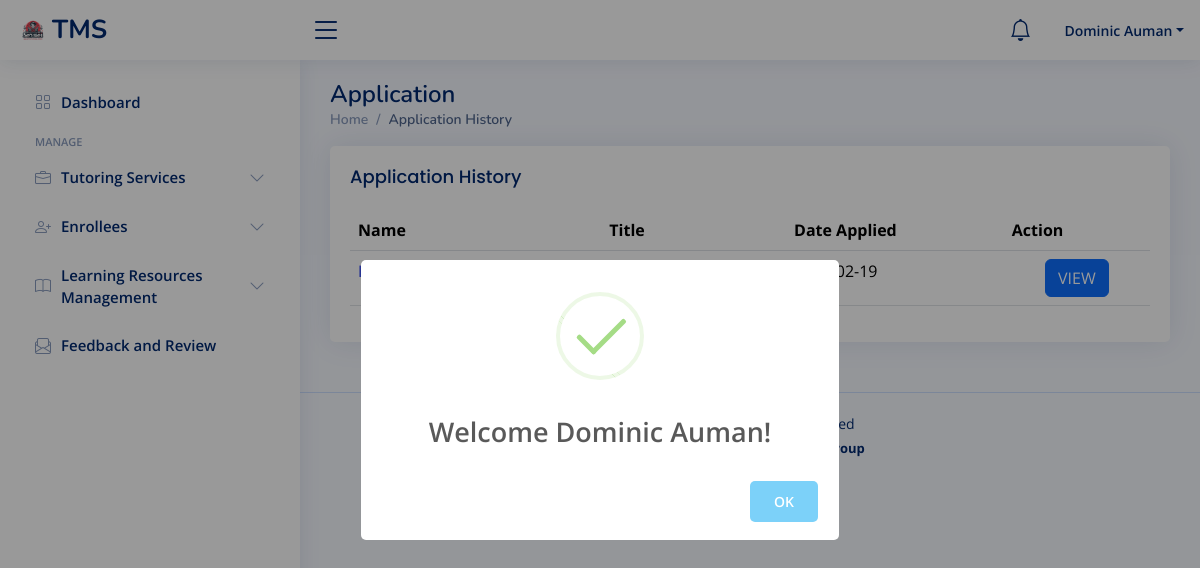
Page /tutor/applicant_history.php (signed in) on the earlier database version.
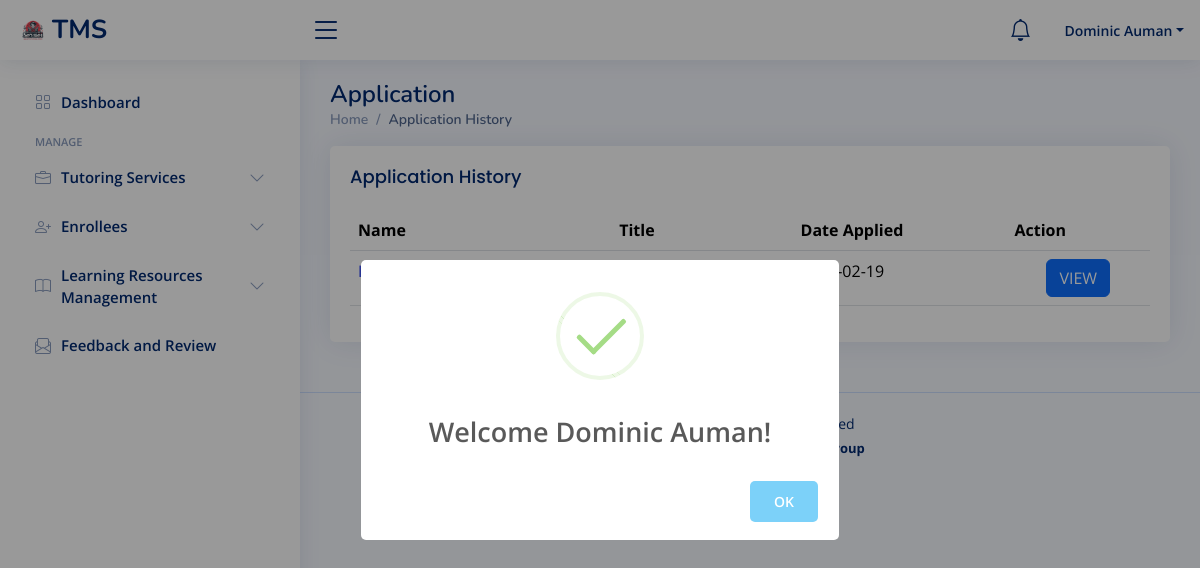
Same page on the later database version.
### tables this page shows
CREATE TABLE `tutorial_application` (
  `application_id` int(11) NOT NULL AUTO_INCREMENT,
  `job_id` int(20) NOT NULL,
  `module_id` int(20) NOT NULL,
  `tutor_id` int(20) NOT NULL,
  `student_id` int(20) NOT NULL,
  `modoftutoring` varchar(255) NOT NULL,
  `parentcontact` varchar(255) NOT NULL,
  `learningdisabilities` varchar(255) NOT NULL,
  `additionalcomment` varchar(255) NOT NULL,
  `paymentStatus` varchar(255) NOT NULL DEFAULT 'Unpaid',
  `applicationStatus` varchar(255) NOT NULL DEFAULT 'Pending',
  `date_applied` timestamp NOT NULL DEFAULT current_timestamp() ON UPDATE current_timestamp(),
  PRIMARY KEY (`application_id`),
  KEY `job_id` (`job_id`),
  KEY `module_id` (`module_id`),
  KEY `tutor_id` (`tutor_id`),
  KEY `student_id` (`student_id`),
  CONSTRAINT `tutorial_application_ibfk_1` FOREIGN KEY (`module_id`) REFERENCES `tutorial_module` (`module_id`) ON DELETE CASCADE ON UPDATE NO ACTION,
  CONSTRAINT `tutorial_application_ibfk_2` FOREIGN KEY (`tutor_id`) REFERENCES `tutor` (`user_id`) ON DELETE CASCADE ON UPDATE NO ACTION,
  CONSTRAINT `tutorial_application_ibfk_3` FOREIGN KEY (`student_id`) REFERENCES `student` (`user_id`) ON DELETE CASCADE ON UPDATE NO ACTION,
  CONSTRAINT `tutorial_application_ibfk_4` FOREIGN KEY (`job_id`) REFERENCES `tutorial_services` (`job_id`) ON DELETE CASCADE ON UPDATE NO ACTION
);

### tutor/applicant_history.php (the view, shortened to what this page needs)
<?php
 include("./include/header.php");
 include("./include/topbar.php");
 include("./include/sidebar.php");
?>
<div class="pagetitle">
      <h1>Application</h1>
      <nav>
        <ol class="breadcrumb">
          <li class="breadcrumb-item"><a href="index.php">Home</a></li>
          <li class="breadcrumb-item active">Application History</li>
        </ol>
      </nav>
    </div>
    <section class="section">
      <div class="row">
        <div class="col-lg-12">
          <div class="card">
            <div class="card-body">
              <h5 class="card-title">Application History</h5>
              <table class="table datatable">
                <thead>
                  <tr>
                  <th scope="col">Name</th>
                    <th scope="col">Title</th>
                    <th scope="col">Date Applied</th>
                    <th scope="col">Action</th>
                  </tr>
                </thead>
                <tbody>
                <?php
                $user_id = $_SESSION['auth_user']['user_id'];
                $query = "SELECT
                student.firstname,
                student.middlename,
                student.lastname,
                student.suffix,
                student.user_id,
                tutorial_services.title,
                tutorial_application.application_id,
                tutorial_application.applicationStatus,
                tutorial_application.date_applied,
                tutorial_module.module_title
            FROM
                tutorial_services
                INNER JOIN
                tutorial_application
                ON
                    tutorial_services.job_id = tutorial_application.job_id
                INNER JOIN
                student
                ON
                    student.user_id = tutorial_application.student_id
                INNER JOIN
                tutorial_module
                ON
                    tutorial_services.job_id = tutorial_module.job_id AND
                    tutorial_application.module_id = tutorial_module.module_id
            WHERE
                tutorial_application.tutor_id = '$user_id' AND
                tutorial_application.applicationStatus = 'Archived'
            ORDER BY
                tutorial_application.date_applied DESC";
                $query_run = mysqli_query($con, $query);
                if(mysqli_num_rows($query_run) > 0)
                {
                foreach($query_run as $row)
                {
                ?>
                    <tr>
                    <td><b><a href="enrollees_profile.php?id=<?= $row['user_id']; ?>"><?= $row['firstname']; ?> <?= $row['middlename']; ?> <?= $row['lastname']; ?></a></b></td>
                <td><?= $row['module_title']; ?></td>
                <td><?= date('Y-m-d', strtotime($row['date_applied'])); ?></td>
                <td class="text-center">
                <a type="button" class="btn btn-primary" href="applicant_history_view.php?id=<?=$row['application_id'];?>">VIEW</a>
              </td>
                    </tr>
                    <?php
                }
                } else
                {
                ?>
                <tr>
                <td colspan="6">No Record Found</td>
                </tr>
                <?php
                }
                ?>
                </tbody>
              </table>
            </div>
          </div>
        </div>
      </div>
    </section>
<?php
 include("./include/footer.php");
?>

Differences in the rows shown:
added tutorial_application: date_applied "2024-02-19"
